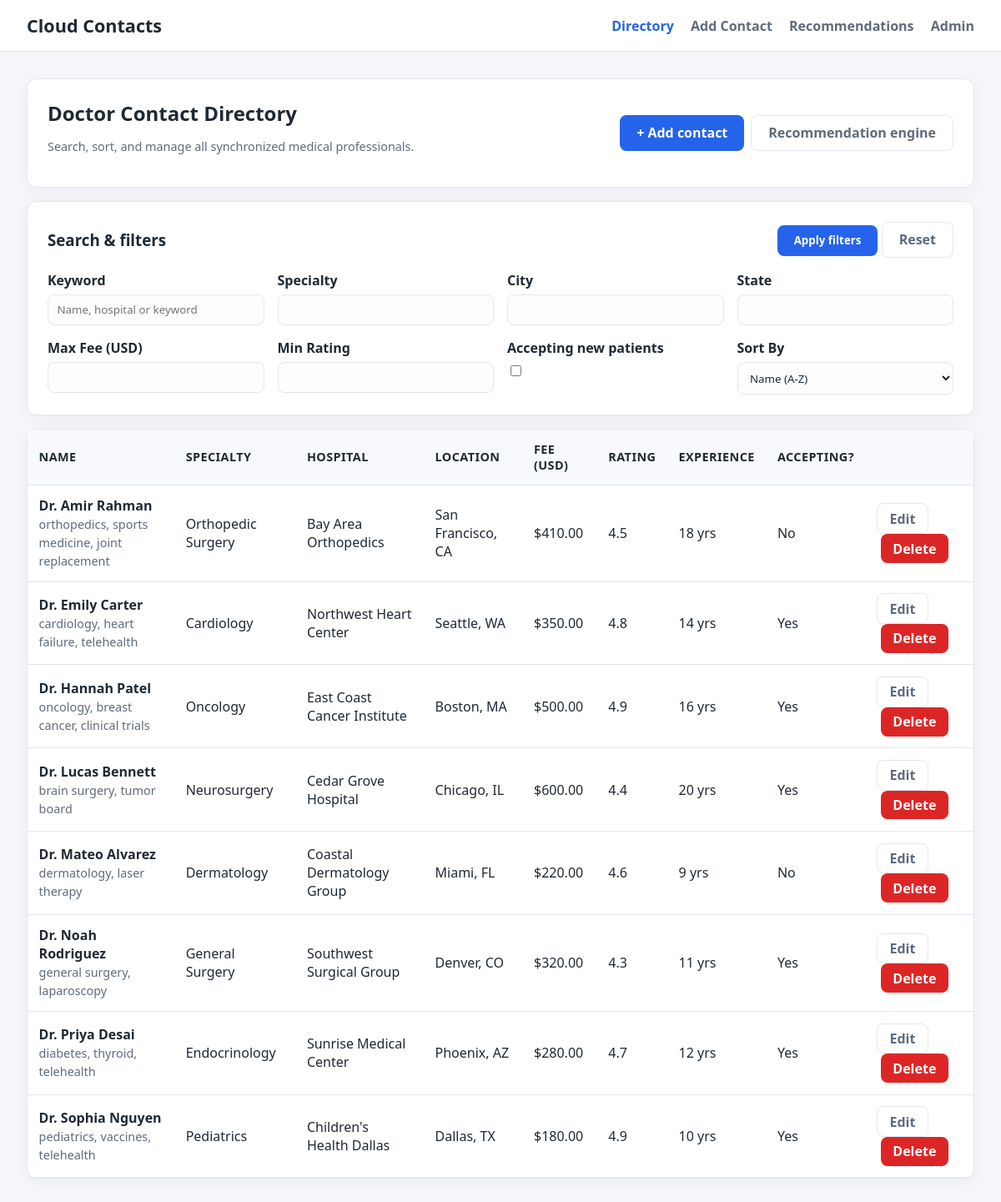
The page / on the database its author committed.
### contacts/models.py (models this page shows, shortened)
class Contact(models.Model):
    name = models.CharField(max_length=120, help_text="Doctor's full name")
    specialty = models.CharField(
        max_length=120,
        default="General Practice",
        help_text="Primary medical specialty",
    )
    hospital = models.CharField(max_length=150, blank=True, help_text="Hospital or clinic affiliation")
    city = models.CharField(
        max_length=80,
        default="Unknown",
        help_text="City where the doctor practices",
    )
    state = models.CharField(max_length=80, blank=True, help_text="State or province")
    country = models.CharField(max_length=80, default="USA", help_text="Country")
    address = models.TextField(blank=True, help_text="Full address for mapping and routing")
    email = models.EmailField(blank=True, help_text="Business email")
    phone = models.CharField(max_length=25, blank=True, help_text="Office contact number")
    consultation_fee = models.DecimalField(max_digits=8, decimal_places=2, default=0, help_text="Average consultation fee (USD)")
    rating = models.DecimalField(max_digits=3, decimal_places=2, default=0, help_text="Average patient rating /5")
    experience_years = models.PositiveIntegerField(default=0, help_text="Years of experience")
    latitude = models.DecimalField(max_digits=9, decimal_places=6, null=True, blank=True, help_text="Latitude of the office")
    longitude = models.DecimalField(max_digits=9, decimal_places=6, null=True, blank=True, help_text="Longitude of the office")
    accepts_new_patients = models.BooleanField(default=True, help_text="Whether the doctor accepts new patients")
    tags = models.JSONField(default=list, blank=True, help_text="List of searchable tags (procedures, languages, etc.)")
    created_at = models.DateTimeField(auto_now_add=True)
    updated_at = models.DateTimeField(auto_now=True)
    class Meta:
        ordering = ["name"]
        verbose_name = "Medical Contact"
        verbose_name_plural = "Medical Contacts"

### contacts/views.py (the view)
# urls.py: path('', views.list_contacts, name='contacts-list'),
def list_contacts(request):
    if request.GET:
        search_form = ContactSearchForm(request.GET)
    else:
        search_form = ContactSearchForm()
    contacts = Contact.objects.all()
    if search_form.is_valid():
        data = search_form.cleaned_data
        query = data.get("query")
        specialty = data.get("specialty")
        city = data.get("city")
        state = data.get("state")
        max_fee = data.get("max_fee")
        min_rating = data.get("min_rating")
        accepts_new_patients = data.get("accepts_new_patients")
        sort_by = data.get("sort_by") or "name"
        if query:
            contacts = contacts.filter(
                Q(name__icontains=query)
                | Q(hospital__icontains=query)
                | Q(specialty__icontains=query)
            )
        if specialty:
            contacts = contacts.filter(specialty__icontains=specialty)
        if city:
            contacts = contacts.filter(city__icontains=city)
        if state:
            contacts = contacts.filter(state__icontains=state)
        if max_fee is not None:
            contacts = contacts.filter(consultation_fee__lte=max_fee)
        if min_rating is not None:
            contacts = contacts.filter(rating__gte=min_rating)
        if accepts_new_patients:
            contacts = contacts.filter(accepts_new_patients=True)
        if sort_by == "rating":
            contacts = contacts.order_by("-rating", "name")
        elif sort_by == "fee":
            contacts = contacts.order_by("consultation_fee", "name")
        elif sort_by == "experience":
            contacts = contacts.order_by("-experience_years", "name")
        else:
            contacts = contacts.order_by("name")
    else:
        contacts = contacts.order_by("name")
    return render(
        request,
        "contacts/list.html",
        {
            "contacts": contacts,
            "search_form": search_form,
        },
    )

### contacts/forms.py
class ContactSearchForm(forms.Form):
    query = forms.CharField(
        required=False,
        label="Keyword",
        widget=forms.TextInput(attrs={"placeholder": "Name, hospital or keyword"}),
    )
    specialty = forms.CharField(required=False, label="Specialty")
    city = forms.CharField(required=False, label="City")
    state = forms.CharField(required=False, label="State")
    max_fee = forms.DecimalField(required=False, min_value=0, label="Max Fee (USD)")
    min_rating = forms.DecimalField(required=False, min_value=0, max_value=5, label="Min Rating")
    accepts_new_patients = forms.BooleanField(required=False, label="Accepting new patients")
    sort_by = forms.ChoiceField(
        required=False,
        choices=[
            ("name", "Name (A-Z)"),
            ("rating", "Highest Rated"),
            ("fee", "Lowest Fee"),
            ("experience", "Most Experienced"),
        ],
        initial="name",
        label="Sort By",
    )

### contacts/templates/contacts/list.html (shortened to what this page needs)
{% extends 'base.html' %}
{% block nav_list %}active{% endblock %}
{% block content %}
<div class="stack">
    <div class="card">
        <div style="display:flex; flex-wrap:wrap; justify-content:space-between; align-items:center; gap:0.5rem;">
            <div>
                <h2 style="margin:0;">Doctor Contact Directory</h2>
                <p class="muted">Search, sort, and manage all synchronized medical professionals.</p>
            </div>
            <div style="display:flex; gap:0.5rem; flex-wrap:wrap;">
                <a href="{% url 'contacts-add' %}" class="btn btn-primary">+ Add contact</a>
                <a href="{% url 'contacts-recommendations' %}" class="btn btn-secondary">Recommendation engine</a>
            </div>
        </div>
    </div>
    <div class="card">
        <form method="get" class="stack">
            <div style="display:flex; align-items:center; justify-content:space-between; flex-wrap:wrap; gap:0.5rem;">
                <h3 style="margin:0;">Search &amp; filters</h3>
                <div>
                    <button type="submit" class="btn btn-primary">Apply filters</button>
                    <a href="{% url 'contacts-list' %}" class="btn btn-secondary">Reset</a>
                </div>
            </div>
            <div class="form-grid">
                {% for field in search_form %}
                    <div>
                        <label>{{ field.label }}</label>
                        {{ field }}
                    </div>
                {% endfor %}
            </div>
        </form>
    </div>
    <div class="card" style="padding:0;">
        {% if contacts %}
            <div style="overflow-x:auto;">
                <table>
                    <thead>
                        <tr>
                            <th>Name</th>
                            <th>Specialty</th>
                            <th>Hospital</th>
                            <th>Location</th>
                            <th>Fee (USD)</th>
                            <th>Rating</th>
                            <th>Experience</th>
                            <th>Accepting?</th>
                            <th></th>
                        </tr>
                    </thead>
                    <tbody>
                        {% for c in contacts %}
                        <tr>
                            <td>
                                <strong>{{ c.name }}</strong><br/>
                                <span class="muted">{{ c.tags|join:", " }}</span>
                            </td>
                            <td>{{ c.specialty }}</td>
                            <td>{{ c.hospital|default:"-" }}</td>
                            <td>{{ c.city }}{% if c.state %}, {{ c.state }}{% endif %}</td>
                            <td>${{ c.consultation_fee|floatformat:2 }}</td>
                            <td>{{ c.rating|floatformat:1 }}</td>
                            <td>{{ c.experience_years }} yrs</td>
                            <td>{{ c.accepts_new_patients|yesno:"Yes,No" }}</td>
                            <td>
                                <a href="{% url 'contacts-edit' c.pk %}" class="btn btn-secondary" style="padding:0.4rem 0.9rem;">Edit</a>
                                <a href="{% url 'contacts-delete' c.pk %}" class="btn btn-danger" style="padding:0.4rem 0.9rem; margin-left:0.3rem;">Delete</a>
                            </td>
                        </tr>
                        {% endfor %}
                    </tbody>
                </table>
            </div>
        {% else %}
            <div style="padding:1.5rem;">
                <p>No contacts match your filters.</p>
            </div>
        {% endif %}
    </div>
</div>
{% endblock %}

### contacts/templates/base.html (shortened to what this page needs)
<!DOCTYPE html>
<html lang="en">
<head>
</head>
<body>
    <header>
        <h1>Cloud Contacts</h1>
        <nav>
            <a href="{% url 'contacts-list' %}" class="{% block nav_list %}{% endblock %}">Directory</a>
            <a href="{% url 'contacts-add' %}" class="{% block nav_add %}{% endblock %}">Add Contact</a>
            <a href="{% url 'contacts-recommendations' %}" class="{% block nav_recommend %}{% endblock %}">Recommendations</a>
            <a href="/admin/">Admin</a>
        </nav>
    </header>
    <main>
        {% block content %}{% endblock %}
    </main>
</body>
</html>

### contacts/templates/base.html (style rules this page uses)
:root { color-scheme: light; --primary: #2563eb; --primary-dark: #1d4ed8; --bg: #f5f7fb; --card: #ffffff; --border: #e4e7ef; --text: #1f2933; --muted: #5f6b7c; }
* { box-sizing: border-box; font-family: "Segoe UI", "Helvetica Neue", Arial, sans-serif; }
body { margin: 0; padding: 0; background: var(--bg); color: var(--text); }
header { background: var(--card); border-bottom: 1px solid var(--border); padding: 1rem 2rem; display: flex; justify-content: space-between; align-items: center; position: sticky; top: 0; z-index: 10; }
header h1 { margin: 0; font-size: 1.35rem; }
nav a { margin-left: 1rem; text-decoration: none; color: var(--muted); font-weight: 600; }
nav a.active, nav a:hover { color: var(--primary); }
main { padding: 2rem; max-width: 1200px; margin: 0 auto; }
.card { background: var(--card); border: 1px solid var(--border); border-radius: 12px; padding: 1.5rem; box-shadow: 0 4px 20px rgba(15, 23, 42, 0.05); }
.btn { display: inline-flex; align-items: center; justify-content: center; padding: 0.6rem 1.25rem; border-radius: 8px; border: none; font-weight: 600; cursor: pointer; transition: background 0.2s ease, transform 0.2s ease; text-decoration: none; }
.btn-primary { background: var(--primary); color: #fff; }
.btn-secondary { background: transparent; color: var(--muted); border: 1px solid var(--border); }
.btn-danger { background: #dc2626; color: #fff; }
table { width: 100%; border-collapse: collapse; }
th, td { border-bottom: 1px solid var(--border); padding: 0.85rem; text-align: left; }
th { background: #f8f9fd; font-size: 0.9rem; text-transform: uppercase; letter-spacing: 0.03em; }
form label { font-weight: 600; display: block; margin-bottom: 0.35rem; }
form input[type="text"], form input[type="number"], form input[type="email"], form textarea, form select { width: 100%; padding: 0.55rem 0.65rem; border-radius: 8px; border: 1px solid var(--border); background: #fdfdfd; color: var(--text); }
.form-grid { display: grid; grid-template-columns: repeat(auto-fit, minmax(220px, 1fr)); gap: 1rem; }
.muted { color: var(--muted); font-size: 0.9rem; }
.stack { display: flex; flex-direction: column; gap: 1rem; }

### rows shown on the page
Contact: name "Dr. Amir Rahman", tags "orthopedics, sports medicine, joint replacement", specialty "Orthopedic Surgery", hospital "Bay Area Orthopedics", city "San Francisco", state "CA", consultation_fee "410.00", rating "4.5", experience_years "18", accepts_new_patients "No"
Contact: name "Dr. Emily Carter", tags "cardiology, heart failure, telehealth", specialty "Cardiology", hospital "Northwest Heart Center", city "Seattle", state "WA", consultation_fee "350.00", rating "4.8", experience_years "14", accepts_new_patients "Yes"
Contact: name "Dr. Hannah Patel", tags "oncology, breast cancer, clinical trials", specialty "Oncology", hospital "East Coast Cancer Institute", city "Boston", state "MA", consultation_fee "500.00", rating "4.9", experience_years "16", accepts_new_patients "Yes"
Contact: name "Dr. Lucas Bennett", tags "brain surgery, tumor board", specialty "Neurosurgery", hospital "Cedar Grove Hospital", city "Chicago", state "IL", consultation_fee "600.00", rating "4.4", experience_years "20", accepts_new_patients "Yes"
Contact: name "Dr. Mateo Alvarez", tags "dermatology, laser therapy", specialty "Dermatology", hospital "Coastal Dermatology Group", city "Miami", state "FL", consultation_fee "220.00", rating "4.6", experience_years "9", accepts_new_patients "No"
Contact: name "Dr. Noah Rodriguez", tags "general surgery, laparoscopy", specialty "General Surgery", hospital "Southwest Surgical Group", city "Denver", state "CO", consultation_fee "320.00", rating "4.3", experience_years "11", accepts_new_patients "Yes"
Contact: name "Dr. Priya Desai", tags "diabetes, thyroid, telehealth", specialty "Endocrinology", hospital "Sunrise Medical Center", city "Phoenix", state "AZ", consultation_fee "280.00", rating "4.7", experience_years "12", accepts_new_patients "Yes"
Contact: name "Dr. Sophia Nguyen", tags "pediatrics, vaccines, telehealth", specialty "Pediatrics", hospital "Children's Health Dallas", city "Dallas", state "TX", consultation_fee "180.00", rating "4.9", experience_years "10", accepts_new_patients "Yes"

### other values the page prints
{{ field.label }} "Keyword" "Specialty" "City" "State" "Max Fee (USD)" "Min Rating" "Accepting new patients" "Sort By"
